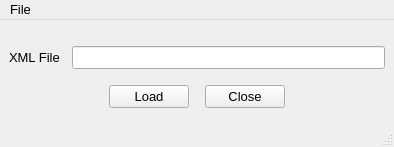
<?xml version="1.0" encoding="UTF-8"?>
<ui version="4.0">
 <class>MainWindow</class>
 <widget class="QMainWindow" name="MainWindow">
  <property name="geometry">
   <rect>
    <x>0</x>
    <y>0</y>
    <width>394</width>
    <height>147</height>
   </rect>
  </property>
  <property name="font">
   <font>
    <pointsize>10</pointsize>
   </font>
  </property>
  <property name="windowTitle">
   <string>XML2Excel</string>
  </property>
  <widget class="QWidget" name="centralwidget">
   <layout class="QVBoxLayout" name="verticalLayout_2">
    <item>
     <layout class="QVBoxLayout" name="verticalLayout" stretch="1,1">
      <property name="spacing">
       <number>0</number>
      </property>
      <property name="topMargin">
       <number>9</number>
      </property>
      <property name="bottomMargin">
       <number>0</number>
      </property>
      <item>
       <layout class="QHBoxLayout" name="horizontalLayout" stretch="0,0,0">
        <property name="spacing">
         <number>2</number>
        </property>
        <property name="topMargin">
         <number>0</number>
        </property>
        <property name="bottomMargin">
         <number>16</number>
        </property>
        <item>
         <widget class="QLabel" name="label">
          <property name="text">
           <string>XML File</string>
          </property>
         </widget>
        </item>
        <item>
         <spacer name="horizontalSpacer">
          <property name="orientation">
           <enum>Qt::Horizontal</enum>
          </property>
          <property name="sizeType">
           <enum>QSizePolicy::Minimum</enum>
          </property>
          <property name="sizeHint" stdset="0">
           <size>
            <width>10</width>
            <height>20</height>
           </size>
          </property>
         </spacer>
        </item>
        <item>
         <widget class="QLineEdit" name="textFile">
          <property name="alignment">
           <set>Qt::AlignLeading|Qt::AlignLeft|Qt::AlignVCenter</set>
          </property>
         </widget>
        </item>
       </layout>
      </item>
      <item>
       <layout class="QHBoxLayout" name="horizontalLayout_3" stretch="0,0">
        <property name="spacing">
         <number>16</number>
        </property>
        <property name="sizeConstraint">
         <enum>QLayout::SetDefaultConstraint</enum>
        </property>
        <property name="bottomMargin">
         <number>0</number>
        </property>
        <item alignment="Qt::AlignRight">
         <widget class="QPushButton" name="buttonLoad">
          <property name="text">
           <string>Load</string>
          </property>
         </widget>
        </item>
        <item alignment="Qt::AlignLeft">
         <widget class="QPushButton" name="buttonClose">
          <property name="text">
           <string>Close</string>
          </property>
         </widget>
        </item>
       </layout>
      </item>
     </layout>
    </item>
   </layout>
  </widget>
  <widget class="QMenuBar" name="menuBar">
   <property name="geometry">
    <rect>
     <x>0</x>
     <y>0</y>
     <width>394</width>
     <height>20</height>
    </rect>
   </property>
   <property name="font">
    <font>
     <pointsize>10</pointsize>
    </font>
   </property>
   <widget class="QMenu" name="menuFile">
    <property name="title">
     <string>File</string>
    </property>
    <addaction name="actionOpen"/>
   </widget>
   <addaction name="menuFile"/>
  </widget>
  <widget class="QStatusBar" name="statusBar">
   <property name="font">
    <font>
     <pointsize>10</pointsize>
    </font>
   </property>
  </widget>
  <action name="actionOpen">
   <property name="text">
    <string>Open ...</string>
   </property>
  </action>
 </widget>
 <resources/>
 <connections/>
</ui>
